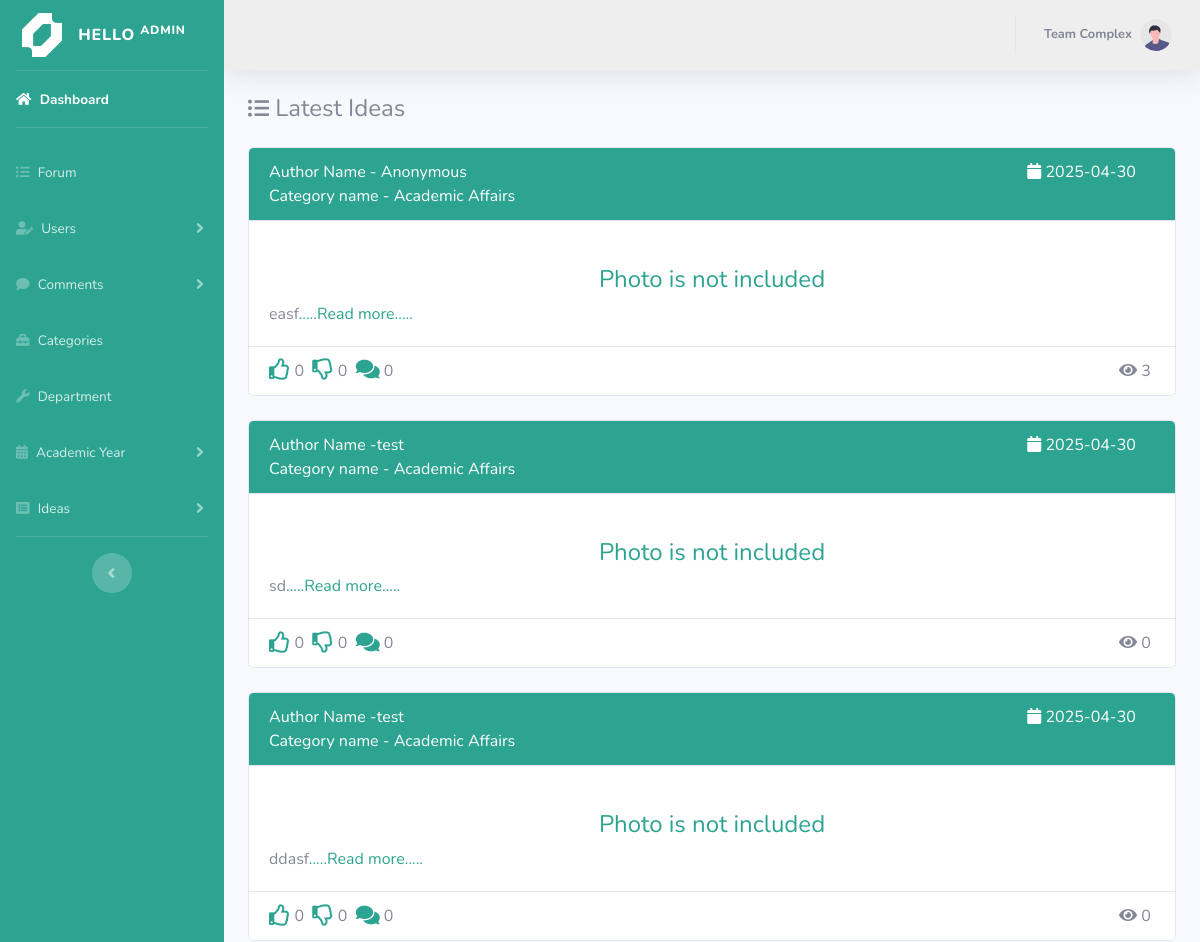
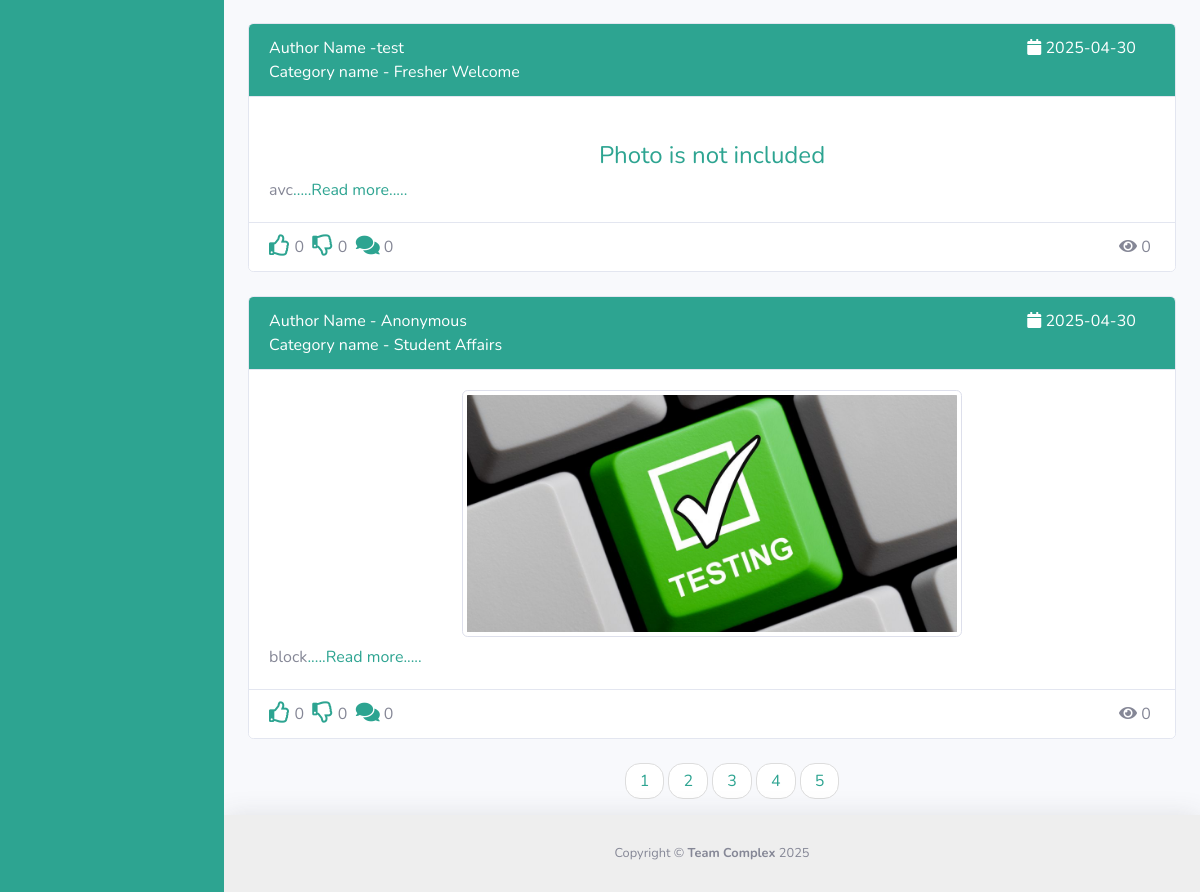
Screenshot of /admin/latest_ideas.php (signed in) with the database file from the repository (2 pictures, top to bottom).
### tables this page shows
CREATE TABLE `ideas` (
  `idea_id` int NOT NULL AUTO_INCREMENT,
  `idea_checkbox` varchar(50) NOT NULL,
  `idea_content` text NOT NULL,
  `idea_attachment` varchar(255) NOT NULL,
  `user_id` int NOT NULL,
  `category_id` int NOT NULL,
  `academic_id` int NOT NULL,
  `idea_date` date NOT NULL,
  `idea_likes` int NOT NULL DEFAULT '0',
  `idea_dislikes` int NOT NULL DEFAULT '0',
  `idea_comment_count` int NOT NULL DEFAULT '0',
  `idea_view_count` int NOT NULL DEFAULT '0',
  `dept_id` int NOT NULL,
  PRIMARY KEY (`idea_id`),
  KEY `dept_id` (`dept_id`),
  KEY `academic_id` (`academic_id`),
  KEY `category_id` (`category_id`),
  KEY `user_id` (`user_id`),
  CONSTRAINT `ideas_ibfk_1` FOREIGN KEY (`dept_id`) REFERENCES `department` (`dept_id`) ON DELETE CASCADE ON UPDATE CASCADE,
  CONSTRAINT `ideas_ibfk_2` FOREIGN KEY (`academic_id`) REFERENCES `academic_year` (`academic_id`) ON DELETE CASCADE ON UPDATE CASCADE,
  CONSTRAINT `ideas_ibfk_3` FOREIGN KEY (`category_id`) REFERENCES `category` (`category_id`) ON DELETE CASCADE ON UPDATE CASCADE,
  CONSTRAINT `ideas_ibfk_4` FOREIGN KEY (`user_id`) REFERENCES `users` (`user_id`) ON DELETE CASCADE ON UPDATE CASCADE
);

CREATE TABLE `category` (
  `category_id` int NOT NULL AUTO_INCREMENT,
  `category_name` varchar(255) NOT NULL,
  PRIMARY KEY (`category_id`)
);

CREATE TABLE `users` (
  `user_id` int NOT NULL AUTO_INCREMENT,
  `username` varchar(255) NOT NULL,
  `user_dob` date NOT NULL,
  `user_gender` varchar(10) NOT NULL,
  `user_phone` varchar(255) NOT NULL,
  `user_address` varchar(255) NOT NULL,
  `user_email` varchar(255) NOT NULL,
  `user_password` varchar(255) NOT NULL,
  `role_id` int NOT NULL,
  `dept_id` int NOT NULL,
  `created_at` datetime DEFAULT CURRENT_TIMESTAMP,
  `last_login` datetime DEFAULT NULL,
  `status` int DEFAULT '0',
  PRIMARY KEY (`user_id`),
  KEY `role_id` (`role_id`),
  KEY `dept_id` (`dept_id`),
  CONSTRAINT `users_ibfk_1` FOREIGN KEY (`role_id`) REFERENCES `roles` (`role_id`) ON DELETE CASCADE ON UPDATE CASCADE,
  CONSTRAINT `users_ibfk_2` FOREIGN KEY (`dept_id`) REFERENCES `department` (`dept_id`) ON DELETE CASCADE ON UPDATE CASCADE
);

### admin/latest_ideas.php (the view, shortened to what this page needs)
<?php include "include/header.php"; ?>
<body id="page-top">
<div id="wrapper">
    <?php include "include/sidebar.php"; ?>
    <div id="content-wrapper" class="d-flex flex-column">
        <div id="content">
            <?php include "include/topbar.php"; ?>
            <div class="container-fluid" >
                <div class="d-sm-flex align-items-center justify-content-between mb-4">
                    <h1 class="h4 mb-0 text-gray"><i class="fas fa-list-ul fa-sm"></i> Latest Ideas</h1>
                </div>
                <div>
                    <?php
                    if (isset($_SESSION)){
                        $session_user_id  =  $_SESSION['user_id'];
                    }
                    ?>
                    <?php
                    $per_page  =  5;
                    if (isset($_GET['page'])) {
                        $page  =  $_GET['page'];
                    }
                    else{
                        $page = "";
                    }
                    if($page == "" || $page == 1){
                        $page_1= 0;
                    }
                    else{
                        $page_1=($page * $per_page) - $per_page;
                    }
                    $post_query_count =  "SELECT idea_id FROM ideas";
                    $find_count       =  mysqli_query($connection, $post_query_count);
                    $count            =  mysqli_num_rows($find_count);
                    if($count < 1){
                        echo "<h1 class='text-center'>No Ideas available</h1>";
                    } else {
                        $count        =  ceil($count / $per_page);
                        $ideas_query  =  "SELECT * FROM ideas ORDER BY idea_id DESC LIMIT $page_1, $per_page";
                        $select_post  =  mysqli_query($connection, $ideas_query);
                        while ($row = mysqli_fetch_assoc($select_post)) {
                            $idea_id            =  $row['idea_id'];
                            $user_idea_id       =  $row['user_id'];
                            $idea_checkbox      =  $row['idea_checkbox'];
                            $idea_date          =  $row['idea_date'];
                            $idea_view_count    =  $row['idea_view_count'];
                            $idea_attachment    =  $row['idea_attachment'];
                            $idea_content       =  substr($row['idea_content'],0,100);
                            $idea_category_id   =  $row['category_id'];
                            $idea_likes         =  $row['idea_likes'];
                            $idea_dislikes      =  $row['idea_dislikes'];
                            $idea_comment_count =  $row['idea_comment_count'];
                            ?>
                            <div class="card">
                                <div class="card-header text-white" style="background-color: #2DA491;">
                                    <div class="row">
                                        <div class="col-lg-10 col-md-8 col-sm">
                                            <?php
                                            if ($idea_checkbox == 'anonymous') {
                                                echo " Author Name -" . " Anonymous";
                                            }
                                            else{
                                                $user_query  =  "SELECT * FROM users WHERE user_id = {$user_idea_id}";
                                                $select_user =  mysqli_query($connection, $user_query);
                                                while ($row = mysqli_fetch_assoc($select_user)) {
                                                    echo " Author Name -" . $username = $row['username'];
                                                }
                                            }
                                            ?>
                                        </div>
                                        <div class="col-lg-2 col-md-4 col-sm"><i class="fas fa-calendar"></i> <?php echo $idea_date; ?> </div>
                                    </div>
                                    <div class="row">
                                        <div class="col">
                                            <?php
                                            $category_query        =  "SELECT * FROM category WHERE category_id = $idea_category_id ";
                                            $select_category_query =  mysqli_query($connection, $category_query);
                                            while ($row = mysqli_fetch_assoc($select_category_query)) {
                                                echo "Category name - " . $row['category_name'];
                                            }
                                            ?>
                                        </div>
                                    </div>
                                </div>
                                <br>
                                <div class="card-body">
                                    <a href="show_idea_detail.php?i_id=<?php echo $idea_id; ?>">
                                        <?php
                                        if($idea_attachment == ""){
                                            echo "<center> <h4>Photo is not included</h4> </center>";
                                        }
                                        else { ?>
                                            <img  width="500px" height="400px" class="img-fluid img-thumbnail rounded mt-n4 mx-auto d-block" src="../images/<?php echo $idea_attachment ?>" alt="">
                                        <?php }
                                        ?>
                                    </a>
                                    <p class="card-text mt-2"> <?php echo $idea_content; ?><a href="show_idea_detail.php?i_id=<?php echo $idea_id; ?>">.....Read more.....</a> </p>
                                </div>
                                <div class="card-footer" style="background-color: #ffffff;">
                                    <?php
                                    $select_rating    =  mysqli_query($connection, "SELECT * FROM rating_info WHERE user_id = $session_user_id AND idea_id = $idea_id ");
                                    $rating_row       =  mysqli_fetch_array($select_rating);
                                    $rating_num_rows  =  mysqli_num_rows($select_rating);
                                    if ($rating_num_rows>0 && $rating_row['rating'] == 'Like')
                                    {?>
                                        <a class="like" href="" onclick="like_function('<?php echo $idea_id ?>') "><span class="fas fa-thumbs-up fa-lg"></span></a>
                                        <?php echo $idea_likes; ?>&nbsp;
                                        <a class="unlike" href="" onclick="unlike_function('<?php echo $idea_id ?>')"><span class="far fa-thumbs-down fa-lg"></span></a>
                                        <?php echo $idea_dislikes; ?>
                                        <?php
                                    }
                                    else
                                    {
                                        ?>
                                        <a class="like" href="" onclick="like_function('<?php echo $idea_id ?>') "><span class="far fa-thumbs-up fa-lg"></span></a>
                                        <?php echo $idea_likes; ?>&nbsp;
                                        <a class="unlike" href="" onclick="unlike_function('<?php echo $idea_id ?>')"><span class="far fa-thumbs-down fa-lg"></span></a>
                                        <?php echo $idea_dislikes; ?>
                                        <?php
                                    }
                                    ?>
                                    <a href="show_idea_detail.php?i_id=<?php echo $idea_id; ?>">
                                        &nbsp;<i class="fas fa-comments fa-lg"></i>
                                    </a>
                                    <?php echo $idea_comment_count ?>
                                    <div class="float-right">
                                        <i class="fas fa-eye"></i>&nbsp;<?php echo  $idea_view_count; ?>&nbsp;
                                    </div>
                                </div>
                            </div>
                            <br>
                            <?php
                        } }
                    ?>
                    <center>
                        <ul class="pager" >
                            <?php
                            for ($i=1; $i <= $count ; $i++) {
                                if($i == $page){
                                    echo "<li><a class='active_link' href='latest_ideas.php?page=$i'>$i</a></li> ";
                                }
                                else{
                                    echo "<li><a href='latest_ideas.php?page=$i'>$i</a></li> ";
                                }
                            }
                            ?>
                        </ul>
                    </center>
                </div>
            </div>
        </div>
        <?php include "include/footer.php"; ?>

### admin/latest_ideas.php (style rules this page uses)
.pager li { display:inline }
.pager li>a, .pager li>span { display:inline-block;padding:5px 14px;background-color:#fff;border:1px solid #ddd;border-radius:15px }

### rows the page displays
ideas: idea_checkbox "Author Name -", idea_date "2025-04-30", idea_attachment "Photo is not included", idea_content "easf", idea_likes "0", idea_dislikes "0", idea_comment_count "0", idea_view_count "3"
category: category_name "Academic Affairs"
ideas: idea_date "2025-04-30", idea_attachment "Photo is not included", idea_content "sd", idea_likes "0", idea_dislikes "0", idea_comment_count "0", idea_view_count "0"
users: username "test"
ideas: idea_date "2025-04-30", idea_attachment "Photo is not included", idea_content "ddasf", idea_likes "0", idea_dislikes "0", idea_comment_count "0", idea_view_count "0"
ideas: idea_date "2025-04-30", idea_attachment "Photo is not included", idea_content "avc", idea_likes "0", idea_dislikes "0", idea_comment_count "0", idea_view_count "0"
category: category_name "Fresher Welcome"
ideas: idea_checkbox "Author Name -", idea_date "2025-04-30", idea_attachment (picture), idea_content "block", idea_likes "0", idea_dislikes "0", idea_comment_count "0", idea_view_count "0"
category: category_name "Student Affairs"

### other values shown
$_SESSION['username'] "Team Complex"
